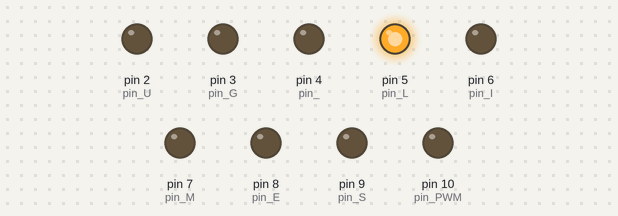
The sketch below on a simulated Arduino Uno, built with avr-gcc and run on an emulated ATmega328P. On the bench: output pins drawn as LEDs (lit = HIGH).

Above: at 0.15 s.
At 21.6 s:
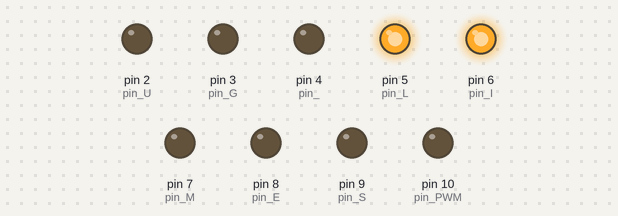
At 22.6 s:
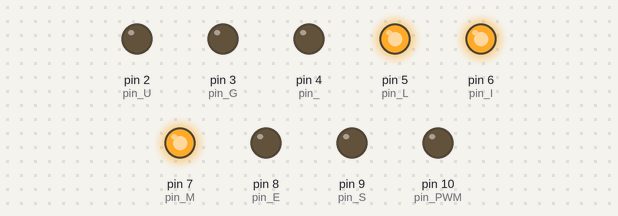
At 23.6 s:
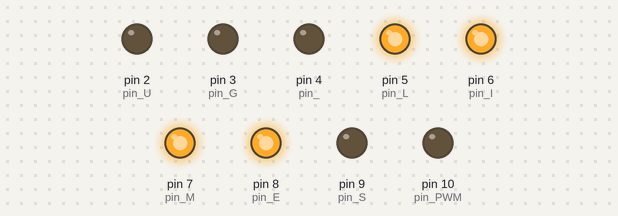
At 24.6 s:
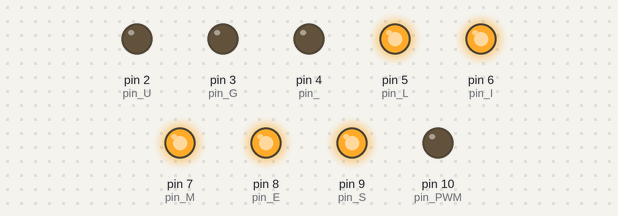
At 27.6 s:
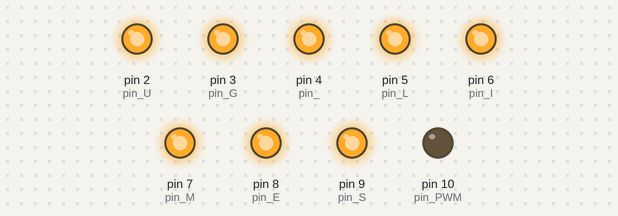
Timing chart, 0 to 32.4 s (numbered marks = the images above):
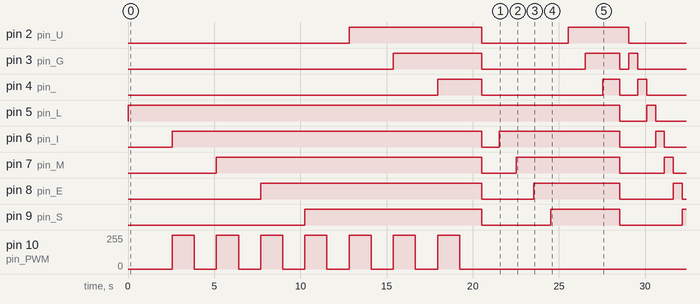

Measured:
- by itself, pin 2 (pin_U): LOW → HIGH at 12.8 s, → LOW 7.7 s later, → HIGH 5.0 s later, → LOW 3.5 s later
- by itself, pin 3 (pin_G): goes HIGH 5.1 s, LOW 6.0 s, HIGH 2.0 s, LOW 0.52 s, HIGH 0.52 s, then LOW
- by itself, pin 4 (pin_): goes HIGH 2.6 s, LOW 7.0 s, HIGH 1.0 s, LOW 1.0 s, HIGH 0.52 s, then LOW
- by itself, pin 5 (pin_L): LOW → HIGH at 0.00 s, → LOW 28.5 s later, → HIGH 1.6 s later, → LOW 0.52 s later
- by itself, pin 6 (pin_I): goes HIGH 18.0 s, LOW 1.0 s, HIGH 7.0 s, LOW 2.1 s, HIGH 0.52 s, then LOW
- by itself, pin 7 (pin_M): goes HIGH 15.4 s, LOW 2.0 s, HIGH 6.0 s, LOW 2.6 s, HIGH 0.52 s, then LOW
- by itself, pin 8 (pin_E): goes HIGH 12.8 s, LOW 3.0 s, HIGH 5.0 s, LOW 3.1 s, HIGH 0.52 s, then LOW
- by itself, pin 9 (pin_S): goes HIGH 10.3 s, LOW 4.0 s, HIGH 4.0 s, LOW 3.6 s, then HIGH

The sketch:

uglimes.ino
```cpp
// UG-LIMES წარწერის გამომსახველი შუქდიოდების პინები
#define pin_U 2
#define pin_G 3
#define pin_ 4
#define pin_L 5
#define pin_I 6
#define pin_M 7
#define pin_E 8
#define pin_S 9

#define pin_PWM 10// შუქდიოდების მინუს(-) ფეხები

// ფუნქცია, რომელიც თანდათანობით აანთებს შუქდიოდ(ებ)ს მისთვის პარამეტრად გადაცემული დაყოვნებით მილიწამებში
void ledsOn(byte t) {
  for (int i = 255; i >= 0; i--) {
    analogWrite(pin_PWM, i);
    delay(t);
  }
}

// ფუნქცია, რომელიც თანდათანობით ჩააქრობს შუქდიოდ(ებ)ს მისთვის პარამეტრად გადაცემული დაყოვნებით მილიწამებში
void ledsOff(byte t) {
  for (int i = 0; i < 256; i++) {
    analogWrite(pin_PWM, i);
    delay(t);
  }
}

// ფუნქცია, რომელიც აანთებს/ჩააქრობს შუქდიოდებს პირველ პარამეტრში არსებული რიცხვის მქონე პინზე მიერთებული შუქდიოდიდან დაწყებული, მეორე პარამეტრის შესაბამისი შუქდიოდის ჩათვლით
// მე-3 პარამეტრი განსაზღვრავს ცვლილებებს შორის დაყოვნებას (სისწრაფეს)
// მე-4 პარამეტრი თუ არის ლოგიკური 1, მაშინ ნათების ინტენსივობა ნელა შეიცვლება, ხოლო თუ ლოგიკური 0 - მყისიერად
// მე-5 პარამეტრი განსაზღვრავს აინთოს თუ ჩაქრეს შუქდიოდი (ლოგიკური 0 - ჩაქრობა, ლოგიკური 1 - ანთება)
// მე-6 პარამეტრი თუ არის ლოგიკური 0, მაშინ მომდევნო შუქდიოდის ანთებამდე, წინა ჩაქრება
void ledsRange(byte firstPin, byte lastPin, int t, boolean soft, boolean state, boolean keepState)  {
  for (; firstPin <= lastPin; firstPin++) {
    digitalWrite(firstPin, state);
    if (soft)  {
      ledsOn(t);
      ledsOff(t);
    }
    else  {
      delay(t);
    }
    if (!keepState)
      digitalWrite(firstPin, 0);
  }
}

// ყველა შუქდიოდის აციმციმების ფუნქცია
void blinkAll(int t, byte q, boolean soft) {
  turnOnAllLED();
  for (byte n = 0; n < q; n++) {
    if (soft)  {
      ledsOn(t);
      ledsOff(t);
    }
    else  {
      digitalWrite(pin_PWM, !digitalRead(pin_PWM));
      delay(t);
      digitalWrite(pin_PWM, !digitalRead(pin_PWM));
    }
    delay(t);
  }
}

// ყველა შუქდიოდის ანთების ფუნქცია
void turnOnAllLED() {
  digitalWrite(pin_PWM, 0);
  ledsRange(pin_U, pin_S, 0, 0, 1, 1);
}

// ყველა შუქდიოდის და აგრეთვე PWM პინზე, ლოგიკური მდგომარეობის 0-ზე დაყენების ფუნქცია
void resetAll() {
  ledsRange(pin_U, pin_PWM, 0, 0, 0, 1);
}

void setup()  {
  // 2-10 პინების გამოცხადება როგორც გამოსავალი
  for (int i = pin_U; i <= pin_PWM; i++) {
    pinMode(i, OUTPUT);
  }
}

void loop() {
  ledsRange(pin_L, pin_S, 5, 1, 1, 1);// რბილად აინთოს შუქდიოდები, რომლებიც გამოსახავს 'L'-ს, შემდეგ ჩაქრეს და იმავე შუქდიოდებთან ერთად, რბილად აინთოს მისი შემდეგიც.. ეს პროცესი მეორდება 'S'-ის ჩათვლით..
  ledsRange(pin_U, pin_, 5, 1, 1, 1);// ზემოხსენებული პრინციპით აინთოს 'U'-დან '-'-ს ჩათვლით..
  resetAll();// ყველა შუქდიოდის ჩაქრობა..
  // მეორდება წინა პროცესი, თუმცა მომდევნო შუქდიოდის ანთებამდე, წინა შუქდიოდი ანთებული რჩება და მომდევნო შუქდიოდები ინთება მყისიერად..
  ledsRange(pin_L, pin_S, 1000, 0, 1, 1);
  ledsRange(pin_U, pin_, 1000, 0, 1, 1);
  //
  resetAll();
  ledsRange(pin_U, pin_S, 1, 1, 1, 0);// ინთება ყველა შუქდიოდი რიგრიგობით.. მომდევნო შუქდიოდების ანთებამდე, წინა ქრება.. ანთება/ჩაქრობა ხდება თანდათანობით..
  resetAll();
  ledsRange(pin_U, pin_S, 500, 0, 1, 0);// ხდება წინა პროცესი, თუმცა ანთება/ჩაქრობა ხდება მყისიერად..
  resetAll();
  ledsRange(pin_U, pin_S, 500, 0, 1, 1);// ინთება ყველა შუქდიოდი მყისიერად, ჯერ პირველი, შემდეგ მეორე.. მომდევნო შუქდიოდების ანთების შემდეგაც, წინა შუქდიოდები ანთებული რჩება..
  resetAll();
  blinkAll(250, 10, 0);// ციმციმებს ყველა შუქდიოდი მყისიერად..
  resetAll();
  blinkAll(1, 10, 1);// ციმციმებს ყველა შუქდიოდი რბილად..
  turnOnAllLED();// ერთდროულად ინთება ყველა შუქდიოდი
  delay(10000);// პროგრამის მსვლელობის დაყოვნება 10000 მილიწამით (10 წამით)
  resetAll();
}
```
